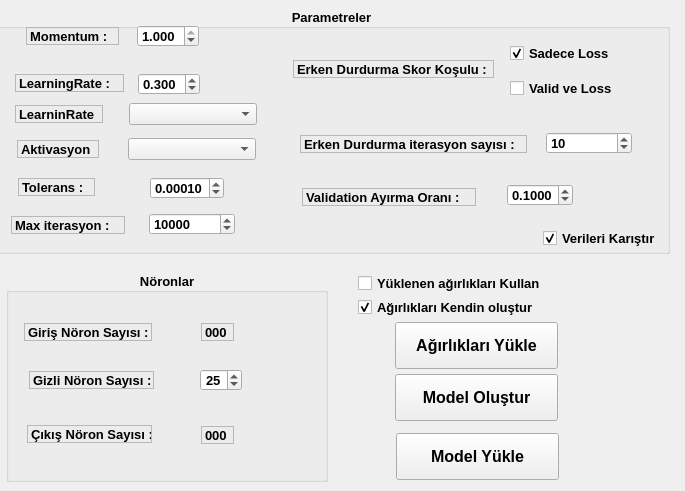
   <widget class="QWidget" name="Model">
    <attribute name="title">
     <string>Model</string>
    </attribute>
    <widget class="QGroupBox" name="Noronlar">
     <property name="geometry">
      <rect>
       <x>6</x>
       <y>272</y>
       <width>322</width>
       <height>210</height>
      </rect>
     </property>
     <property name="font">
      <font>
       <pointsize>10</pointsize>
       <weight>75</weight>
       <bold>true</bold>
      </font>
     </property>
     <property name="title">
      <string>Nöronlar</string>
     </property>
     <property name="alignment">
      <set>Qt::AlignCenter</set>
     </property>
     <widget class="QLabel" name="girisnoronlabel">
      <property name="geometry">
       <rect>
        <x>18</x>
        <y>51</y>
        <width>128</width>
        <height>18</height>
       </rect>
      </property>
      <property name="font">
       <font>
        <pointsize>10</pointsize>
        <weight>75</weight>
        <bold>true</bold>
       </font>
      </property>
      <property name="frameShape">
       <enum>QFrame::StyledPanel</enum>
      </property>
      <property name="text">
       <string>Giriş Nöron Sayısı :</string>
      </property>
     </widget>
     <widget class="QLabel" name="gizlinoronlabel">
      <property name="geometry">
       <rect>
        <x>23</x>
        <y>99</y>
        <width>125</width>
        <height>18</height>
       </rect>
      </property>
      <property name="font">
       <font>
        <pointsize>10</pointsize>
        <weight>75</weight>
        <bold>true</bold>
       </font>
      </property>
      <property name="frameShape">
       <enum>QFrame::StyledPanel</enum>
      </property>
      <property name="text">
       <string>Gizli Nöron Sayısı :</string>
      </property>
     </widget>
     <widget class="QLabel" name="cikisnoronlabel">
      <property name="geometry">
       <rect>
        <x>21</x>
        <y>153</y>
        <width>125</width>
        <height>18</height>
       </rect>
      </property>
      <property name="font">
       <font>
        <pointsize>10</pointsize>
        <weight>75</weight>
        <bold>true</bold>
       </font>
      </property>
      <property name="frameShape">
       <enum>QFrame::StyledPanel</enum>
      </property>
      <property name="text">
       <string>Çıkış Nöron Sayısı :</string>
      </property>
     </widget>
     <widget class="QLabel" name="girisnorondeger">
      <property name="geometry">
       <rect>
        <x>195</x>
        <y>51</y>
        <width>33</width>
        <height>18</height>
       </rect>
      </property>
      <property name="font">
       <font>
        <pointsize>10</pointsize>
        <weight>75</weight>
        <bold>true</bold>
       </font>
      </property>
      <property name="frameShape">
       <enum>QFrame::StyledPanel</enum>
      </property>
      <property name="text">
       <string>000</string>
      </property>
     </widget>
     <widget class="QLabel" name="cikisnorondeger">
      <property name="geometry">
       <rect>
        <x>195</x>
        <y>154</y>
        <width>33</width>
        <height>18</height>
       </rect>
      </property>
      <property name="font">
       <font>
        <pointsize>10</pointsize>
        <weight>75</weight>
        <bold>true</bold>
       </font>
      </property>
      <property name="frameShape">
       <enum>QFrame::StyledPanel</enum>
      </property>
      <property name="text">
       <string>000</string>
      </property>
     </widget>
     <widget class="QSpinBox" name="gizlinoronspinbox">
      <property name="geometry">
       <rect>
        <x>194</x>
        <y>97</y>
        <width>42</width>
        <height>22</height>
       </rect>
      </property>
      <property name="font">
       <font>
        <pointsize>10</pointsize>
        <weight>75</weight>
        <bold>true</bold>
       </font>
      </property>
      <property name="alignment">
       <set>Qt::AlignCenter</set>
      </property>
      <property name="value">
       <number>25</number>
      </property>
     </widget>
    </widget>
    <widget class="QGroupBox" name="Parametreler">
     <property name="geometry">
      <rect>
       <x>-6</x>
       <y>8</y>
       <width>676</width>
       <height>246</height>
      </rect>
     </property>
     <property name="font">
      <font>
       <pointsize>10</pointsize>
       <weight>75</weight>
       <bold>true</bold>
      </font>
     </property>
     <property name="title">
      <string>Parametreler</string>
     </property>
     <property name="alignment">
      <set>Qt::AlignCenter</set>
     </property>
     <widget class="QLabel" name="momentumlabel">
      <property name="geometry">
       <rect>
        <x>32</x>
        <y>19</y>
        <width>93</width>
        <height>18</height>
       </rect>
      </property>
      <property name="font">
       <font>
        <pointsize>10</pointsize>
        <weight>75</weight>
        <bold>true</bold>
       </font>
      </property>
      <property name="frameShape">
       <enum>QFrame::StyledPanel</enum>
      </property>
      <property name="text">
       <string>Momentum : </string>
      </property>
     </widget>
     <widget class="QLabel" name="ogrenmehizilabel">
      <property name="geometry">
       <rect>
        <x>21</x>
        <y>66</y>
        <width>109</width>
        <height>18</height>
       </rect>
      </property>
      <property name="font">
       <font>
        <pointsize>10</pointsize>
        <weight>75</weight>
        <bold>true</bold>
       </font>
      </property>
      <property name="frameShape">
       <enum>QFrame::StyledPanel</enum>
      </property>
      <property name="text">
       <string>LearningRate : </string>
      </property>
     </widget>
     <widget class="QComboBox" name="aktivasyoncomboBox">
      <property name="geometry">
       <rect>
        <x>134</x>
        <y>130</y>
        <width>128</width>
        <height>22</height>
       </rect>
      </property>
      <property name="currentText">
       <string/>
      </property>
     </widget>
     <widget class="QLabel" name="aktivasyonlabel">
      <property name="geometry">
       <rect>
        <x>23</x>
        <y>132</y>
        <width>82</width>
        <height>18</height>
       </rect>
      </property>
      <property name="font">
       <font>
        <pointsize>10</pointsize>
        <weight>75</weight>
        <bold>true</bold>
       </font>
      </property>
      <property name="frameShape">
       <enum>QFrame::StyledPanel</enum>
      </property>
      <property name="text">
       <string>Aktivasyon</string>
      </property>
     </widget>
     <widget class="QDoubleSpinBox" name="learningratespinbox">
      <property name="geometry">
       <rect>
        <x>144</x>
        <y>65</y>
        <width>62</width>
        <height>22</height>
       </rect>
      </property>
      <property name="decimals">
       <number>3</number>
      </property>
      <property name="maximum">
       <double>1.000000000000000</double>
      </property>
      <property name="singleStep">
       <double>0.001000000000000</double>
      </property>
      <property name="stepType">
       <enum>QAbstractSpinBox::AdaptiveDecimalStepType</enum>
      </property>
      <property name="value">
       <double>0.300000000000000</double>
      </property>
     </widget>
     <widget class="QDoubleSpinBox" name="momentumspinbox">
      <property name="geometry">
       <rect>
        <x>143</x>
        <y>17</y>
        <width>62</width>
        <height>22</height>
       </rect>
      </property>
      <property name="decimals">
       <number>3</number>
      </property>
      <property name="maximum">
       <double>1.000000000000000</double>
      </property>
      <property name="singleStep">
       <double>0.001000000000000</double>
      </property>
      <property name="stepType">
       <enum>QAbstractSpinBox::AdaptiveDecimalStepType</enum>
      </property>
      <property name="value">
       <double>1.000000000000000</double>
      </property>
     </widget>
     <widget class="QLabel" name="maxiterlabel">
      <property name="geometry">
       <rect>
        <x>17</x>
        <y>208</y>
        <width>114</width>
        <height>18</height>
       </rect>
      </property>
      <property name="font">
       <font>
        <pointsize>10</pointsize>
        <weight>75</weight>
        <bold>true</bold>
       </font>
      </property>
      <property name="frameShape">
       <enum>QFrame::StyledPanel</enum>
      </property>
      <property name="text">
       <string>Max iterasyon : </string>
      </property>
     </widget>
     <widget class="QSpinBox" name="maxiterspinbox">
      <property name="geometry">
       <rect>
        <x>155</x>
        <y>205</y>
        <width>86</width>
        <height>22</height>
       </rect>
      </property>
      <property name="maximum">
       <number>10000000</number>
      </property>
      <property name="value">
       <number>10000</number>
      </property>
     </widget>
     <widget class="QLabel" name="toleranslabel">
      <property name="geometry">
       <rect>
        <x>24</x>
        <y>170</y>
        <width>77</width>
        <height>18</height>
       </rect>
      </property>
      <property name="font">
       <font>
        <pointsize>10</pointsize>
        <weight>75</weight>
        <bold>true</bold>
       </font>
      </property>
      <property name="frameShape">
       <enum>QFrame::StyledPanel</enum>
      </property>
      <property name="text">
       <string>Tolerans : </string>
      </property>
     </widget>
     <widget class="QDoubleSpinBox" name="toleransspinbox">
      <property name="geometry">
       <rect>
        <x>156</x>
        <y>169</y>
        <width>74</width>
        <height>22</height>
       </rect>
      </property>
      <property name="decimals">
       <number>5</number>
      </property>
      <property name="maximum">
       <double>1.000000000000000</double>
      </property>
      <property name="singleStep">
       <double>0.000001000000000</double>
      </property>
      <property name="stepType">
       <enum>QAbstractSpinBox::AdaptiveDecimalStepType</enum>
      </property>
      <property name="value">
       <double>0.000100000000000</double>
      </property>
     </widget>
     <widget class="QLabel" name="erkendurmalabel">
      <property name="geometry">
       <rect>
        <x>299</x>
        <y>52</y>
        <width>201</width>
        <height>18</height>
       </rect>
      </property>
      <property name="font">
       <font>
        <pointsize>10</pointsize>
        <weight>75</weight>
        <bold>true</bold>
       </font>
      </property>
      <property name="frameShape">
       <enum>QFrame::StyledPanel</enum>
      </property>
      <property name="text">
       <string>Erken Durdurma Skor Koşulu :</string>
      </property>
     </widget>
     <widget class="QCheckBox" name="toleranscheckbox">
      <property name="geometry">
       <rect>
        <x>516</x>
        <y>35</y>
        <width>103</width>
        <height>20</height>
       </rect>
      </property>
      <property name="text">
       <string>Sadece Loss</string>
      </property>
      <property name="checked">
       <bool>true</bool>
      </property>
     </widget>
     <widget class="QCheckBox" name="validcheckbox">
      <property name="geometry">
       <rect>
        <x>516</x>
        <y>70</y>
        <width>120</width>
        <height>20</height>
       </rect>
      </property>
      <property name="text">
       <string>Valid ve Loss</string>
      </property>
     </widget>
     <widget class="QLabel" name="validoranlabel">
      <property name="geometry">
       <rect>
        <x>308</x>
        <y>180</y>
        <width>174</width>
        <height>18</height>
       </rect>
      </property>
      <property name="font">
       <font>
        <pointsize>10</pointsize>
        <weight>75</weight>
        <bold>true</bold>
       </font>
      </property>
      <property name="frameShape">
       <enum>QFrame::StyledPanel</enum>
      </property>
      <property name="text">
       <string>Validation Ayırma Oranı : </string>
      </property>
     </widget>
     <widget class="QDoubleSpinBox" name="validoranspinbox">
      <property name="geometry">
       <rect>
        <x>513</x>
        <y>176</y>
        <width>66</width>
        <height>22</height>
       </rect>
      </property>
      <property name="decimals">
       <number>4</number>
      </property>
      <property name="maximum">
       <double>1.000000000000000</double>
      </property>
      <property name="singleStep">
       <double>0.001000000000000</double>
      </property>
      <property name="stepType">
       <enum>QAbstractSpinBox::AdaptiveDecimalStepType</enum>
      </property>
      <property name="value">
       <double>0.100000000000000</double>
      </property>
     </widget>
     <widget class="QLabel" name="erkeniterlabel">
      <property name="geometry">
       <rect>
        <x>306</x>
        <y>127</y>
        <width>227</width>
        <height>18</height>
       </rect>
      </property>
      <property name="font">
       <font>
        <pointsize>10</pointsize>
        <weight>75</weight>
        <bold>true</bold>
       </font>
      </property>
      <property name="frameShape">
       <enum>QFrame::StyledPanel</enum>
      </property>
      <property name="text">
       <string>Erken Durdurma iterasyon sayısı :</string>
      </property>
     </widget>
     <widget class="QSpinBox" name="erkeniterspinbox">
      <property name="geometry">
       <rect>
        <x>552</x>
        <y>124</y>
        <width>86</width>
        <height>22</height>
       </rect>
      </property>
      <property name="maximum">
       <number>10000000</number>
      </property>
      <property name="value">
       <number>10</number>
      </property>
     </widget>
     <widget class="QLabel" name="learningratelabel">
      <property name="geometry">
       <rect>
        <x>21</x>
        <y>97</y>
        <width>88</width>
        <height>18</height>
       </rect>
      </property>
      <property name="font">
       <font>
        <pointsize>10</pointsize>
        <weight>75</weight>
        <bold>true</bold>
       </font>
      </property>
      <property name="frameShape">
       <enum>QFrame::StyledPanel</enum>
      </property>
      <property name="text">
       <string>LearninRate</string>
      </property>
     </widget>
     <widget class="QComboBox" name="learningratecomboBox">
      <property name="geometry">
       <rect>
        <x>135</x>
        <y>95</y>
        <width>128</width>
        <height>22</height>
       </rect>
      </property>
      <property name="currentText">
       <string/>
      </property>
      <property name="currentIndex">
       <number>-1</number>
      </property>
      <property name="modelColumn">
       <number>0</number>
      </property>
     </widget>
     <widget class="QCheckBox" name="karistircheckbox">
      <property name="geometry">
       <rect>
        <x>549</x>
        <y>220</y>
        <width>120</width>
        <height>20</height>
       </rect>
      </property>
      <property name="font">
       <font>
        <pointsize>10</pointsize>
        <weight>75</weight>
        <bold>true</bold>
       </font>
      </property>
      <property name="text">
       <string>Verileri Karıştır</string>
      </property>
      <property name="checked">
       <bool>true</bool>
      </property>
     </widget>
    </widget>
    <widget class="QPushButton" name="modelolusturbuton">
     <property name="geometry">
      <rect>
       <x>395</x>
       <y>374</y>
       <width>163</width>
       <height>47</height>
      </rect>
     </property>
     <property name="font">
      <font>
       <pointsize>12</pointsize>
       <weight>75</weight>
       <bold>true</bold>
      </font>
     </property>
     <property name="text">
      <string>Model Oluştur</string>
     </property>
    </widget>
    <widget class="QCheckBox" name="yuklenenagirlikkullancheckbox">
     <property name="geometry">
      <rect>
       <x>358</x>
       <y>273</y>
       <width>186</width>
       <height>20</height>
      </rect>
     </property>
     <property name="font">
      <font>
       <pointsize>10</pointsize>
       <weight>75</weight>
       <bold>true</bold>
      </font>
     </property>
     <property name="text">
      <string>Yüklenen ağırlıkları Kullan</string>
     </property>
    </widget>
    <widget class="QPushButton" name="agirlikeklemebuton">
     <property name="geometry">
      <rect>
       <x>395</x>
       <y>322</y>
       <width>163</width>
       <height>47</height>
      </rect>
     </property>
     <property name="font">
      <font>
       <pointsize>12</pointsize>
       <weight>75</weight>
       <bold>true</bold>
      </font>
     </property>
     <property name="text">
      <string>Ağırlıkları Yükle</string>
     </property>
     <property name="default">
      <bool>false</bool>
     </property>
    </widget>
    <widget class="QCheckBox" name="agirliklarikendiolusturcheckbox">
     <property name="geometry">
      <rect>
       <x>358</x>
       <y>297</y>
       <width>186</width>
       <height>20</height>
      </rect>
     </property>
     <property name="font">
      <font>
       <pointsize>10</pointsize>
       <weight>75</weight>
       <bold>true</bold>
      </font>
     </property>
     <property name="text">
      <string>Ağırlıkları Kendin oluştur</string>
     </property>
     <property name="checked">
      <bool>true</bool>
     </property>
    </widget>
    <widget class="QPushButton" name="modelyuklebuton">
     <property name="geometry">
      <rect>
       <x>396</x>
       <y>433</y>
       <width>163</width>
       <height>47</height>
      </rect>
     </property>
     <property name="font">
      <font>
       <pointsize>12</pointsize>
       <weight>75</weight>
       <bold>true</bold>
      </font>
     </property>
     <property name="text">
      <string>Model Yükle</string>
     </property>
    </widget>
   </widget>
